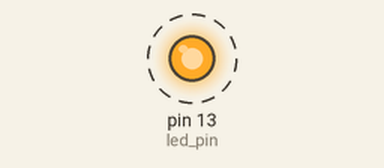
The sketch below on a simulated Arduino Mega 2560, built with avr-gcc and run on an emulated ATmega2560. On the bench: output pins drawn as LEDs (lit = HIGH). Dashed ring = blinking.

Above: at 0.2 s.
Timing chart, 0 to 3.0 s (numbered marks = the images above):
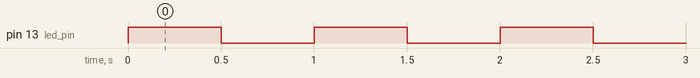

Measured:
- by itself, pin 13 (led_pin): alternates HIGH for 0.50 s and LOW for 0.50 s

The sketch:

register_blink.ino
```cpp
const int led_pin = PB7;
const uint16_t t1_load = 0;
const uint16_t t1_compare = 31250;

void setup() {
  // port B data direction port register.
  DDRB = 0x80;
  // reset timer control register
  TCCR5A = 0x00;

  // set the 256 bit prescaler
  // page 157 of the mega 2560 manual
  TCCR5B = 0x04;

  // reset timer 1 and set compare variable
  TCNT5 = t1_load;    // 0
  OCR5A = t1_compare; // 31250

  // Timer interrupt mask register enable timer 1 compare interrupt
  TIMSK5 = 0x02;
  // enable global interrupts
  sei();
}

void loop() {
  delay(500);
}
ISR(TIMER5_COMPA_vect){
  TCNT5 = t1_load;
  PORTB ^= (1 << led_pin);
}
```
